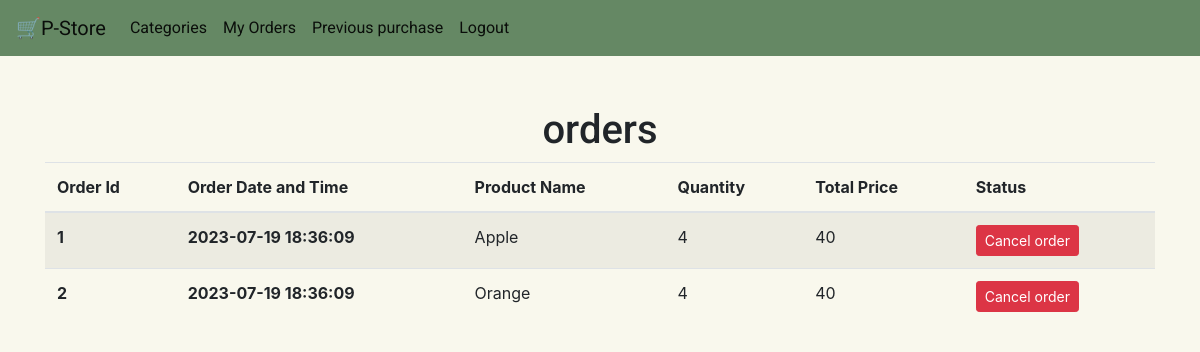
/user_orders (signed in), run on the app's committed database.
### tables this page shows
CREATE TABLE Orders(
    order_id INTEGER PRIMARY KEY AUTOINCREMENT,
    u_id INTEGER not null,
    item_id  integer not null,
    quantity INTEGER not null,
    price INTEGER not null,
    order_dateandtime TIMESTAMP not null DEFAULT CURRENT_TIMESTAMP,
    FOREIGN KEY (u_id) REFERENCES User(u_id)
    FOREIGN KEY (item_id) REFERENCES Items(id)
);

CREATE TABLE Items (
    id INTEGER PRIMARY KEY AUTOINCREMENT,
    name varchar(20) not null,
    weight integer not null,
    price_per_unit int not null,
    c_id INTEGER not null,
    FOREIGN KEY (c_id) REFERENCES Categories(c_id)
);

### app.py (the view)
@app.route('/user_orders', methods=('GET', 'POST'))
def user_orders():
    conn=get_db_connection()
    user_orders= conn.execute('SELECT * FROM Orders inner join Items on item_id=id WHERE u_id=?',(session["id"],)).fetchall()
    conn.close()
    return render_template('user_orders.html',orders=user_orders)

### app.py (called while the page is built)
def get_db_connection():
    conn = sqlite3.connect('database.db')
    conn.row_factory = sqlite3.Row
    return conn

### templates/user_orders.html (shortened to what this page needs)
{% extends 'base3.html' %}
{% block content %}
<h1 style="text-align:center;  font-family:roboto; margin-top:50px;"> {% block title %} orders {% endblock %}</h1>
<table class="table table-striped table-hover">
    <thead>
      <tr>
        <th scope="col">Order Id</th>
        <th scope="col">Order Date and Time</th>
        <th scope="col">Product Name</th>
        <th scope="col">Quantity</th>
        <th scope="col">Total Price</th>
        <th scope="col">Status</th>
      </tr>
    </thead>
    <tbody>
        {% for order in orders %}
     <tr>
        <th scope="row">{{ order['order_id'] }}</th>
        <th scope="row">{{ order['order_dateandtime'] }}</th>
        <td>{{ order['name'] }}</td>
        <td>{{ order['quantity'] }}</td>
        <td>{{ order['price'] }}</td>
        <td><form action="{{ url_for('cancel_order', order_id=order['order_id']) }}" method="POST"> <input type="submit" value="Cancel order"class="btn btn-danger btn-sm"onclick="return confirm('Are you sure you want to delete this item?')">
        </form></td>
        </tr>
  {% endfor %}
  {% endblock %}

### templates/user_orders.html (style rules this page uses)
body { background-color:#F9F8ED; }

### data on the page
Orders: order_id "1", order_dateandtime "2023-07-19 18:36:09", name "Apple", quantity "4", price "40"
Orders: order_id "2", order_dateandtime "2023-07-19 18:36:09", name "Orange", quantity "4", price "40"
